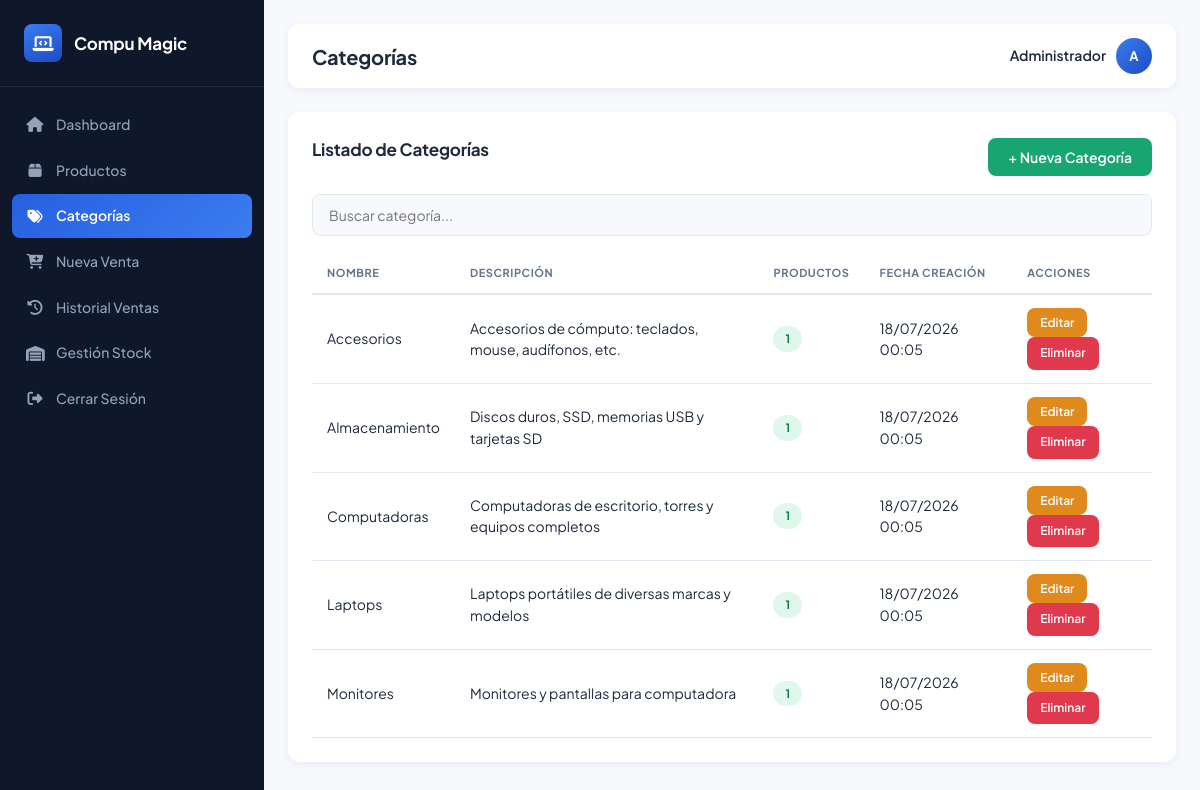
Page /admin/categorias.php (signed in) on the committed database.
### tables this page shows
CREATE TABLE categorias (
    id INT AUTO_INCREMENT PRIMARY KEY,
    nombre VARCHAR(100) NOT NULL,
    descripcion TEXT,
    fecha_creacion TIMESTAMP DEFAULT CURRENT_TIMESTAMP
);

### includes/funciones.php (called while the page is built, shortened)
<?php
function formato_fecha($fecha) {
    return date('d/m/Y H:i', strtotime($fecha));
}

### admin/categorias.php (the view, shortened to what this page needs)
<?php
require_once '../includes/funciones.php';
$categorias = $conexion->query("SELECT c.*, COUNT(p.id) as total_productos
                                 FROM categorias c
                                 LEFT JOIN productos p ON p.categoria_id = c.id
                                 GROUP BY c.id
                                 ORDER BY c.nombre ASC");
?>
<!DOCTYPE html>
<html lang="es">
<head>
    <link rel="stylesheet" href="../assets/css/style.css">
    <link rel="stylesheet" href="https://cdnjs.cloudflare.com/ajax/libs/font-awesome/6.4.0/css/all.min.css">
</head>
<body>
<?php include '../includes/sidebar.php'; ?>
<div class="main-content">
    <?php $titulo = 'Categorías'; include '../includes/topbar.php'; ?>
    <div class="table-container">
        <div class="table-header">
            <h2>Listado de Categorías</h2>
            <button type="button" class="btn btn-success" onclick="abrirModal('modal-nueva')">+ Nueva Categoría</button>
        </div>
        <input type="text" id="buscar-categoria" class="input-buscar" onkeyup="buscarTabla('buscar-categoria','tabla-categorias')" placeholder="Buscar categoría...">
        <table id="tabla-categorias">
            <thead>
                <tr><th>Nombre</th><th>Descripción</th><th>Productos</th><th>Fecha Creación</th><th>Acciones</th></tr>
            </thead>
            <tbody>
                <?php while ($row = $categorias->fetch_assoc()): ?>
                <tr>
                    <td><?php echo htmlspecialchars($row['nombre']); ?></td>
                    <td><?php echo htmlspecialchars($row['descripcion']); ?></td>
                    <td><span class="badge badge-success"><?php echo $row['total_productos']; ?></span></td>
                    <td><?php echo formato_fecha($row['fecha_creacion']); ?></td>
                    <td>
                        <button type="button" class="btn btn-warning btn-sm"
                            onclick='abrirModalEditar(<?php echo json_encode($row, JSON_HEX_APOS | JSON_HEX_QUOT | JSON_HEX_TAG | JSON_HEX_AMP); ?>)'>Editar</button>
                        <a href="categorias.php?eliminar=<?php echo $row['id']; ?>" class="btn btn-danger btn-sm"
                            onclick="return confirmarEliminar('¿Eliminar la categoría &quot;<?php echo htmlspecialchars($row['nombre']); ?>&quot;?');">Eliminar</a>
                    </td>
                </tr>
                <?php endwhile; ?>
            </tbody>
        </table>
    </div>
</div>
</body>
</html>

### assets/css/style.css (style rules this page uses)
:root { --font-sans: 'Plus Jakarta Sans', -apple-system, BlinkMacSystemFont, 'Segoe UI', sans-serif; --blue-50: #eff6ff; --blue-100: #dbeafe; --blue-200: #bfdbfe; --blue-300: #93c5fd; --blue-400: #5b9bfa; --blue-500: #3b7cf0; --blue-600: #2660e0; --blue-700: #1d4bc4; --blue-800: #1c3f9c; --blue-900: #1a3579; --gray-50: #f7f9fc; --gray-100: #eef2f8; --gray-200: #e2e8f2; --gray-300: #cbd5e3; --gray-400: #94a3b8; --gray-500: #64748b; --gray-600: #475569; --gray-700: #334155; --gray-800: #1e293b; --gray-900: #0f172a; --color-primario: var(--blue-600); --color-primario-oscuro: var(--blue-800); --color-secundario: var(--blue-400); --color-texto: var(--gray-800); --color-texto-suave: var(--gray-500); --color-fondo: var(--gray-50); --color-borde: var(--gray-200); --color-exito: #17a673; --color-peligro: #e0384c; --color-advertencia: #e08a1e; --color-info: #3b7cf0; --sp-1: 4px; --sp-2: 8px; --sp-3: 12px; --sp-4: 16px; --sp-5: 24px; --sp-6: 32px; --sp-7: 40px; --sp-8: 56px; --radius-sm: 8px; --radius-md: 12px; --radius-lg: 20px; --radius-full: 999px; --radio: var(--radius-md); --shadow-xs: 0 1px 2px rgba(20, 40, 90, 0.06); --shadow-sm: 0 2px 8px rgba(20, 40, 90, 0.07); --shadow-md: 0 6px 20px rgba(20, 40, 90, 0.10); --shadow-lg: 0 16px 40px rgba(20, 40, 90, 0.14); --shadow-xl: 0 24px 60px rgba(20, 40, 90, 0.20); --sombra: var(--shadow-sm); --sombra-hover: var(--shadow-md); }
*, *::before, *::after { margin: 0; padding: 0; box-sizing: border-box; }
html { scroll-behavior: smooth; }
body { font-family: var(--font-sans); background: var(--color-fondo); color: var(--color-texto); line-height: 1.55; -webkit-font-smoothing: antialiased; }
a { color: inherit; }
h1, h2, h3 { color: var(--color-texto); font-weight: 700; letter-spacing: -0.01em; }
.main-content { margin-left: 264px; padding: var(--sp-5); transition: margin-left 0.25s ease; max-width: 1400px; }
.table-container { background: #fff; border-radius: var(--radius-md); padding: var(--sp-5); overflow-x: auto; margin-bottom: var(--sp-4); box-shadow: var(--sombra); }
.table-container h2 { margin-bottom: var(--sp-4); font-size: 17px; }
.table-header { display: flex; justify-content: space-between; align-items: center; margin-bottom: var(--sp-4); flex-wrap: wrap; gap: 10px; }
.input-buscar { width: 100%; padding: 11px 16px; margin-bottom: var(--sp-4); border: 1px solid var(--color-borde); border-radius: var(--radius-sm); font-size: 14px; font-family: inherit; background: var(--gray-50); transition: border-color 0.15s ease, background 0.15s ease; }
table { width: 100%; border-collapse: collapse; }
table th { padding: 12px 15px; text-align: left; font-weight: 700; color: var(--color-texto-suave); font-size: 11px; text-transform: uppercase; letter-spacing: 0.05em; border-bottom: 2px solid var(--color-borde); white-space: nowrap; }
table td { padding: 13px 15px; border-bottom: 1px solid var(--color-borde); font-size: 14px; }
table tbody tr { transition: background 0.1s ease; }
.btn { display: inline-flex; align-items: center; justify-content: center; gap: 6px; padding: 10px 20px; border: none; border-radius: var(--radius-sm); cursor: pointer; text-decoration: none; font-size: 14px; font-weight: 600; font-family: inherit; transition: filter 0.15s ease, transform 0.1s ease, box-shadow 0.15s ease; }
.btn-success { background: var(--color-exito); color: #fff; }
.btn-danger { background: var(--color-peligro); color: #fff; }
.btn-warning { background: var(--color-advertencia); color: #fff; }
.btn-sm { padding: 7px 13px; font-size: 12px; }
.badge { display: inline-block; padding: 4px 12px; border-radius: var(--radius-full); font-size: 11.5px; font-weight: 700; letter-spacing: 0.02em; }
.badge-success { background: #e0f7ee; color: #0d7a52; }

### rows in the picture
categorias: nombre "Accesorios", descripcion "Accesorios de cómputo: teclados, mouse, audífonos, etc.", total_productos "1", fecha_creacion "18/07/2026 00:05"
categorias: nombre "Almacenamiento", descripcion "Discos duros, SSD, memorias USB y tarjetas SD", total_productos "1", fecha_creacion "18/07/2026 00:05"
categorias: nombre "Computadoras", descripcion "Computadoras de escritorio, torres y equipos completos", total_productos "1", fecha_creacion "18/07/2026 00:05"
categorias: nombre "Laptops", descripcion "Laptops portátiles de diversas marcas y modelos", total_productos "1", fecha_creacion "18/07/2026 00:05"
categorias: nombre "Monitores", descripcion "Monitores y pantallas para computadora", total_productos "1", fecha_creacion "18/07/2026 00:05"

### other values in the picture
$titulo "Categorías"
$_SESSION['admin_nombre'] "Administrador"
$iniciales_admin ?: '?' "A"
